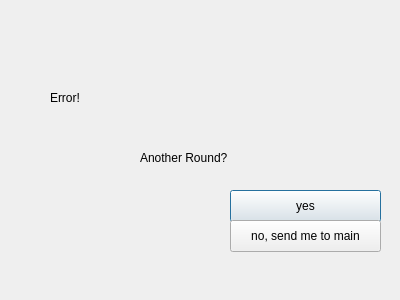
<?xml version="1.0" encoding="UTF-8"?>
<ui version="4.0">
 <class>asking_PageWindow</class>
 <widget class="QDialog" name="asking_PageWindow">
  <property name="geometry">
   <rect>
    <x>0</x>
    <y>0</y>
    <width>400</width>
    <height>300</height>
   </rect>
  </property>
  <property name="mouseTracking">
   <bool>false</bool>
  </property>
  <property name="windowTitle">
   <string>PSR_ol</string>
  </property>
  <widget class="QLabel" name="winning_StatusLabel">
   <property name="geometry">
    <rect>
     <x>50</x>
     <y>90</y>
     <width>321</width>
     <height>16</height>
    </rect>
   </property>
   <property name="text">
    <string>Error!</string>
   </property>
  </widget>
  <widget class="QPushButton" name="yesButton">
   <property name="geometry">
    <rect>
     <x>230</x>
     <y>190</y>
     <width>151</width>
     <height>32</height>
    </rect>
   </property>
   <property name="text">
    <string>yes</string>
   </property>
  </widget>
  <widget class="QPushButton" name="mainButton">
   <property name="geometry">
    <rect>
     <x>230</x>
     <y>220</y>
     <width>151</width>
     <height>32</height>
    </rect>
   </property>
   <property name="text">
    <string>no, send me to main</string>
   </property>
  </widget>
  <widget class="QLabel" name="another_RoundLabel">
   <property name="geometry">
    <rect>
     <x>140</x>
     <y>150</y>
     <width>101</width>
     <height>16</height>
    </rect>
   </property>
   <property name="text">
    <string>Another Round? </string>
   </property>
  </widget>
 </widget>
 <resources/>
 <connections>
  <connection>
   <sender>yesButton</sender>
   <signal>clicked()</signal>
   <receiver>asking_PageWindow</receiver>
   <slot>anotherRound()</slot>
   <hints>
    <hint type="sourcelabel">
     <x>340</x>
     <y>190</y>
    </hint>
    <hint type="destinationlabel">
     <x>347</x>
     <y>156</y>
    </hint>
   </hints>
  </connection>
  <connection>
   <sender>mainButton</sender>
   <signal>clicked()</signal>
   <receiver>asking_PageWindow</receiver>
   <slot>transferMain()</slot>
   <hints>
    <hint type="sourcelabel">
     <x>291</x>
     <y>237</y>
    </hint>
    <hint type="destinationlabel">
     <x>281</x>
     <y>270</y>
    </hint>
   </hints>
  </connection>
 </connections>
 <slots>
  <slot>anotherRound()</slot>
  <slot>transferMain()</slot>
 </slots>
</ui>
